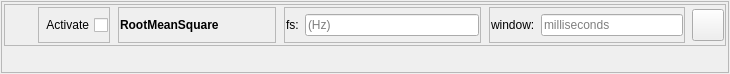
<?xml version="1.0" encoding="UTF-8"?>
<ui version="4.0">
 <class>topLevelForm</class>
 <widget class="QWidget" name="topLevelForm">
  <property name="geometry">
   <rect>
    <x>0</x>
    <y>0</y>
    <width>730</width>
    <height>74</height>
   </rect>
  </property>
  <property name="sizePolicy">
   <sizepolicy hsizetype="Preferred" vsizetype="Minimum">
    <horstretch>0</horstretch>
    <verstretch>0</verstretch>
   </sizepolicy>
  </property>
  <property name="maximumSize">
   <size>
    <width>800</width>
    <height>100</height>
   </size>
  </property>
  <property name="windowTitle">
   <string>Form</string>
  </property>
  <layout class="QVBoxLayout" name="verticalLayout">
   <property name="leftMargin">
    <number>1</number>
   </property>
   <property name="topMargin">
    <number>1</number>
   </property>
   <property name="rightMargin">
    <number>1</number>
   </property>
   <property name="bottomMargin">
    <number>1</number>
   </property>
   <item>
    <widget class="QFrame" name="frame_6">
     <property name="frameShape">
      <enum>QFrame::StyledPanel</enum>
     </property>
     <property name="frameShadow">
      <enum>QFrame::Raised</enum>
     </property>
     <layout class="QVBoxLayout" name="verticalLayout_3">
      <property name="leftMargin">
       <number>1</number>
      </property>
      <property name="topMargin">
       <number>1</number>
      </property>
      <property name="rightMargin">
       <number>1</number>
      </property>
      <property name="bottomMargin">
       <number>1</number>
      </property>
      <item>
       <widget class="QWidget" name="DataProcessorSettingsWidget" native="true">
        <layout class="QHBoxLayout" name="horizontalLayout_10">
         <property name="leftMargin">
          <number>1</number>
         </property>
         <property name="topMargin">
          <number>1</number>
         </property>
         <property name="rightMargin">
          <number>1</number>
         </property>
         <property name="bottomMargin">
          <number>1</number>
         </property>
         <item>
          <widget class="QFrame" name="frame">
           <property name="sizePolicy">
            <sizepolicy hsizetype="Preferred" vsizetype="Minimum">
             <horstretch>0</horstretch>
             <verstretch>0</verstretch>
            </sizepolicy>
           </property>
           <property name="frameShape">
            <enum>QFrame::StyledPanel</enum>
           </property>
           <property name="frameShadow">
            <enum>QFrame::Raised</enum>
           </property>
           <layout class="QHBoxLayout" name="horizontalLayout_12">
            <property name="leftMargin">
             <number>1</number>
            </property>
            <property name="topMargin">
             <number>1</number>
            </property>
            <property name="rightMargin">
             <number>1</number>
            </property>
            <property name="bottomMargin">
             <number>1</number>
            </property>
            <item>
             <widget class="QLabel" name="DataProcessorStateLabel">
              <property name="sizePolicy">
               <sizepolicy hsizetype="Fixed" vsizetype="Minimum">
                <horstretch>0</horstretch>
                <verstretch>0</verstretch>
               </sizepolicy>
              </property>
              <property name="minimumSize">
               <size>
                <width>25</width>
                <height>0</height>
               </size>
              </property>
              <property name="text">
               <string/>
              </property>
             </widget>
            </item>
            <item>
             <widget class="QWidget" name="ActivateCheckboxWidget" native="true">
              <property name="sizePolicy">
               <sizepolicy hsizetype="Fixed" vsizetype="Minimum">
                <horstretch>0</horstretch>
                <verstretch>0</verstretch>
               </sizepolicy>
              </property>
              <property name="minimumSize">
               <size>
                <width>70</width>
                <height>0</height>
               </size>
              </property>
              <layout class="QHBoxLayout" name="horizontalLayout_3">
               <property name="leftMargin">
                <number>1</number>
               </property>
               <property name="topMargin">
                <number>1</number>
               </property>
               <property name="rightMargin">
                <number>1</number>
               </property>
               <property name="bottomMargin">
                <number>1</number>
               </property>
               <item>
                <widget class="QFrame" name="frame_1">
                 <property name="frameShape">
                  <enum>QFrame::StyledPanel</enum>
                 </property>
                 <property name="frameShadow">
                  <enum>QFrame::Raised</enum>
                 </property>
                 <layout class="QHBoxLayout" name="horizontalLayout_7">
                  <property name="leftMargin">
                   <number>1</number>
                  </property>
                  <property name="topMargin">
                   <number>1</number>
                  </property>
                  <property name="rightMargin">
                   <number>1</number>
                  </property>
                  <property name="bottomMargin">
                   <number>1</number>
                  </property>
                  <item>
                   <widget class="QCheckBox" name="ActivateDataProcessorCheckbox">
                    <property name="layoutDirection">
                     <enum>Qt::RightToLeft</enum>
                    </property>
                    <property name="text">
                     <string>Activate</string>
                    </property>
                   </widget>
                  </item>
                 </layout>
                </widget>
               </item>
              </layout>
             </widget>
            </item>
            <item>
             <widget class="QWidget" name="dataProessorNameWidget" native="true">
              <property name="sizePolicy">
               <sizepolicy hsizetype="Fixed" vsizetype="Minimum">
                <horstretch>0</horstretch>
                <verstretch>0</verstretch>
               </sizepolicy>
              </property>
              <property name="minimumSize">
               <size>
                <width>160</width>
                <height>0</height>
               </size>
              </property>
              <layout class="QHBoxLayout" name="horizontalLayout_2">
               <property name="leftMargin">
                <number>1</number>
               </property>
               <property name="topMargin">
                <number>1</number>
               </property>
               <property name="rightMargin">
                <number>1</number>
               </property>
               <property name="bottomMargin">
                <number>1</number>
               </property>
               <item>
                <widget class="QFrame" name="frame_2">
                 <property name="frameShape">
                  <enum>QFrame::StyledPanel</enum>
                 </property>
                 <property name="frameShadow">
                  <enum>QFrame::Raised</enum>
                 </property>
                 <layout class="QHBoxLayout" name="horizontalLayout_4">
                  <property name="leftMargin">
                   <number>1</number>
                  </property>
                  <property name="topMargin">
                   <number>1</number>
                  </property>
                  <property name="rightMargin">
                   <number>1</number>
                  </property>
                  <property name="bottomMargin">
                   <number>1</number>
                  </property>
                  <item>
                   <widget class="QLabel" name="dataProcessorNameLabel">
                    <property name="enabled">
                     <bool>true</bool>
                    </property>
                    <property name="sizePolicy">
                     <sizepolicy hsizetype="Expanding" vsizetype="Fixed">
                      <horstretch>0</horstretch>
                      <verstretch>0</verstretch>
                     </sizepolicy>
                    </property>
                    <property name="minimumSize">
                     <size>
                      <width>0</width>
                      <height>32</height>
                     </size>
                    </property>
                    <property name="maximumSize">
                     <size>
                      <width>200</width>
                      <height>32</height>
                     </size>
                    </property>
                    <property name="font">
                     <font>
                      <bold>true</bold>
                     </font>
                    </property>
                    <property name="text">
                     <string>RootMeanSquare</string>
                    </property>
                   </widget>
                  </item>
                 </layout>
                </widget>
               </item>
              </layout>
             </widget>
            </item>
            <item>
             <widget class="QWidget" name="fsWidget" native="true">
              <property name="sizePolicy">
               <sizepolicy hsizetype="Preferred" vsizetype="Minimum">
                <horstretch>0</horstretch>
                <verstretch>0</verstretch>
               </sizepolicy>
              </property>
              <layout class="QHBoxLayout" name="horizontalLayout_6">
               <property name="leftMargin">
                <number>1</number>
               </property>
               <property name="topMargin">
                <number>1</number>
               </property>
               <property name="rightMargin">
                <number>1</number>
               </property>
               <property name="bottomMargin">
                <number>1</number>
               </property>
               <item>
                <widget class="QFrame" name="frame_4">
                 <property name="frameShape">
                  <enum>QFrame::StyledPanel</enum>
                 </property>
                 <property name="frameShadow">
                  <enum>QFrame::Raised</enum>
                 </property>
                 <layout class="QHBoxLayout" name="horizontalLayout">
                  <property name="leftMargin">
                   <number>1</number>
                  </property>
                  <property name="topMargin">
                   <number>1</number>
                  </property>
                  <property name="rightMargin">
                   <number>1</number>
                  </property>
                  <property name="bottomMargin">
                   <number>1</number>
                  </property>
                  <item>
                   <widget class="QLabel" name="fsLabel">
                    <property name="text">
                     <string>fs:</string>
                    </property>
                   </widget>
                  </item>
                  <item>
                   <widget class="QLineEdit" name="fsLineEdit">
                    <property name="text">
                     <string/>
                    </property>
                    <property name="placeholderText">
                     <string>(Hz)</string>
                    </property>
                   </widget>
                  </item>
                 </layout>
                </widget>
               </item>
              </layout>
             </widget>
            </item>
            <item>
             <widget class="QWidget" name="windowWidget" native="true">
              <property name="sizePolicy">
               <sizepolicy hsizetype="Preferred" vsizetype="Minimum">
                <horstretch>0</horstretch>
                <verstretch>0</verstretch>
               </sizepolicy>
              </property>
              <layout class="QHBoxLayout" name="horizontalLayout_11">
               <property name="leftMargin">
                <number>1</number>
               </property>
               <property name="topMargin">
                <number>1</number>
               </property>
               <property name="rightMargin">
                <number>1</number>
               </property>
               <property name="bottomMargin">
                <number>1</number>
               </property>
               <item>
                <widget class="QFrame" name="frame_5">
                 <property name="frameShape">
                  <enum>QFrame::StyledPanel</enum>
                 </property>
                 <property name="frameShadow">
                  <enum>QFrame::Raised</enum>
                 </property>
                 <layout class="QHBoxLayout" name="horizontalLayout_9">
                  <property name="leftMargin">
                   <number>1</number>
                  </property>
                  <property name="topMargin">
                   <number>1</number>
                  </property>
                  <property name="rightMargin">
                   <number>1</number>
                  </property>
                  <property name="bottomMargin">
                   <number>1</number>
                  </property>
                  <item>
                   <widget class="QLabel" name="windowLabel">
                    <property name="text">
                     <string>window:</string>
                    </property>
                   </widget>
                  </item>
                  <item>
                   <widget class="QLineEdit" name="windowLineEdit">
                    <property name="text">
                     <string/>
                    </property>
                    <property name="placeholderText">
                     <string>milliseconds</string>
                    </property>
                   </widget>
                  </item>
                 </layout>
                </widget>
               </item>
              </layout>
             </widget>
            </item>
            <item>
             <widget class="QPushButton" name="removeDataProcessorBtn">
              <property name="sizePolicy">
               <sizepolicy hsizetype="Fixed" vsizetype="Minimum">
                <horstretch>0</horstretch>
                <verstretch>0</verstretch>
               </sizepolicy>
              </property>
              <property name="minimumSize">
               <size>
                <width>32</width>
                <height>32</height>
               </size>
              </property>
              <property name="maximumSize">
               <size>
                <width>32</width>
                <height>32</height>
               </size>
              </property>
              <property name="text">
               <string/>
              </property>
             </widget>
            </item>
           </layout>
          </widget>
         </item>
        </layout>
       </widget>
      </item>
      <item>
       <widget class="QWidget" name="DataProcessorEvokeMessageWidget" native="true">
        <layout class="QHBoxLayout" name="horizontalLayout_13">
         <property name="leftMargin">
          <number>1</number>
         </property>
         <property name="topMargin">
          <number>1</number>
         </property>
         <property name="rightMargin">
          <number>1</number>
         </property>
         <property name="bottomMargin">
          <number>1</number>
         </property>
         <item>
          <widget class="QLabel" name="DataProcessorEvokeMessageLabel">
           <property name="text">
            <string/>
           </property>
          </widget>
         </item>
        </layout>
       </widget>
      </item>
     </layout>
    </widget>
   </item>
  </layout>
 </widget>
 <resources/>
 <connections/>
</ui>
